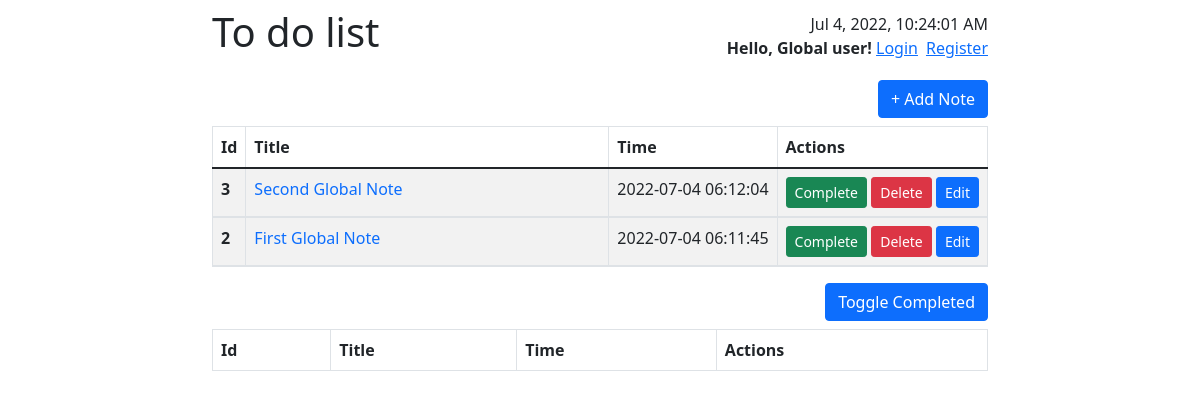
Before: / with the older database file.
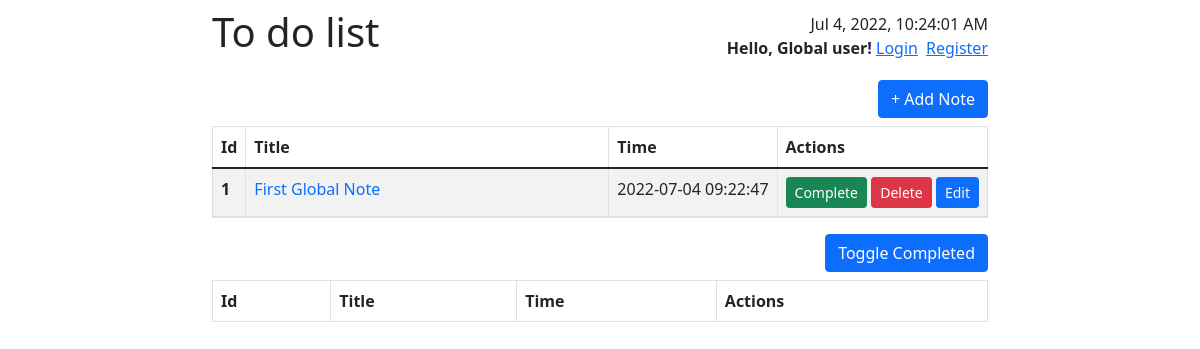
After: the same page with the newer database file.
### tables this page shows
CREATE TABLE "todos" (
	"id"	INTEGER NOT NULL UNIQUE,
	"title"	TEXT NOT NULL,
	"body"	TEXT,
	"completed"	INTEGER NOT NULL DEFAULT 0,
	"deleted"	INTEGER NOT NULL DEFAULT 0,
	"createdAt"	DATETIME DEFAULT CURRENT_TIMESTAMP,
	"username"	TEXT NOT NULL,
	PRIMARY KEY("id" AUTOINCREMENT)
);

### config.php (called while the page is built)
<?php
return array(
    "global_username" => "I am Global",
);

### index.php (the view, shortened to what this page needs)
<?php
$conf = include($_SERVER["DOCUMENT_ROOT"] . '/config.php');
require_once("views/template/header.php");
?>
<button type='button' class='btn btn-primary align-self-end mb-2' data-bs-toggle="modal" data-bs-target='#addModal'>+ Add Note</button>
<table class="table table-striped table-bordered table-todo">
    <thead>
        <tr>
            <th scope="col">Id</th>
            <th scope="col">Title</th>
            <th scope="col">Time</th>
            <th scope="col">Actions</th>
        </tr>
    </thead>
    <tbody>
        <?php
        $db = new SQLite3("todo.db");
        $username = $_SESSION['user'] ?? $conf['global_username'];
        $result = $db->query("SELECT * FROM todos WHERE completed = 0 AND deleted = 0 AND username = '$username' ORDER BY createdAt DESC");
        while ($row = $result->fetchArray(SQLITE3_ASSOC)) {
            $body = $row['body'] !== "" ? $row['body'] : 'Empty content!';
            echo "<tr>";
            echo "<th style='width:4%;'>" . $row['id'] . "</th>";
            echo "<td><a href='#id-{$row['id']}' style='text-decoration:none;' data-bs-toggle='collapse' role='button'>{$row['title']}</a></td>";
            echo "<td style='width:1%;white-space:nowrap;'>" . $row['createdAt'] . "</td>";
            echo "<td style='width:1%;white-space:nowrap;'>
                            <button type='button' class='btn btn-success btn-sm btn-complete' data-note-id='{$row['id']}'>Complete</button>
                            <button type='button' class='btn btn-danger btn-sm' data-bs-toggle='modal' data-bs-target='#deleteModal' data-note-id='{$row['id']}'>Delete</button>
                            <button type='button' class='btn btn-primary btn-sm' data-bs-toggle='modal' data-bs-target='#editModal' data-note-id='{$row['id']}' data-title='{$row['title']}' data-body='{$row['body']}'>Edit</button>
                        </td>";
            echo "</tr>";
            echo "<tr>";
            echo "<td colspan='4' style='padding:0 !important;'>
                            <div class='collapse' id='id-{$row['id']}'><p class='px-2 pt-2'>{$body}</p></div>
                        </td>";
            echo "</tr>";
        };
        ?>
    </tbody>
</table>
<button class="btn btn-primary btn__completed-toggle align-self-end mb-2">Toggle Completed</button>
<table class="table table-striped table-bordered table-completed">
    <thead>
        <tr>
            <th scope="col">Id</th>
            <th scope="col">Title</th>
            <th scope="col">Time</th>
            <th scope="col">Actions</th>
        </tr>
    </thead>
</table>
<?php require_once("views/template/footer.php") ?>

### views/template/header.php (shortened to what this page needs)
<!DOCTYPE html>
<html lang="en">
<head>
    <link rel="stylesheet" href="/assets/css/bootstrap.min.css">
</head>
<body class="container-sm d-flex flex-column align-items-stretch" style="max-width: 800px;">
    <?php require_once(__DIR__ . "/navbar.php") ?>

### views/template/navbar.php (shortened to what this page needs)
<div class='d-flex justify-content-between align-items-center mb-3 pt-2'>
    <h1 class="logo" style="cursor: pointer;">To do list</h1>
    <div>
        <div class="clock text-end"></div>
        <div class="d-flex justify-content-end">
            <?php
            if (isset($_SESSION['user'])) {
                echo "<strong>Hello, " . $_SESSION['user'] . "!</strong> &nbsp;<a href='/includes/logout.php' class=''>Logout</a>";
            } else {
                echo "<strong>Hello, Global user!</strong> &nbsp;<a href='/views/login.php'>Login</a><a class='ms-2' href='/views/register.php'>Register</a>";
            }
            ?>
        </div>
    </div>
</div>

### views/template/footer.php (shortened to what this page needs)
</body>
</html>

Changed rows visible on the page:
removed todos: id "3", title "Second Global Note", createdAt "2022-07-04 06:12:04"
no longer on this page (row edited): todos: id "2", title "First Global Note", createdAt "2022-07-04 06:11:45"
added todos: id "1", title "First Global Note", createdAt "2022-07-04 09:22:47"
